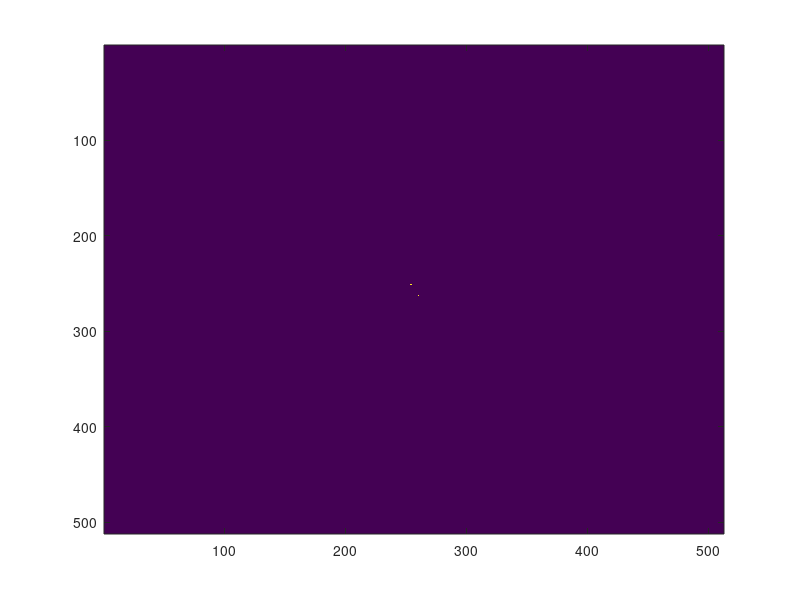

Write MATLAB code to recreate this figure.
close all;
clear all;

fx1 = 30;
fx2 = 17;
fx3 = 16;
fx4 = 11;
fx5 = 6;
fx6 = 3;

Fsx1 = 512;
Fsx2 = 512;
Tsx1 = 1/Fsx1;
Tsx2 = 1/Fsx2;

N1 = 512;
N2 = 512;

s = zeros(N1,N2);

for n1 = 1:N1
    for n2 = 1:N2
        s1(n1,n2) = (sin(2*pi*fx1*n1*Tsx1+2*pi*fx2*n2*Tsx2));
    end
end




for n1 = 1:N1
    for n2 = 1:N2
        s2(n1,n2) = (sin(2*pi*fx3*n1*Tsx1+2*pi*fx4*n2*Tsx2));

    end
end

for n1 = 1:N1
    for n2 = 1:N2
        s3(n1,n2) = (sin(2*pi*fx5*n1*Tsx1+2*pi*fx6*n2*Tsx2));

    end
end


s=s1+s2+s3;

h_img = fft2(s); %fft z org
inv_h = ifft2(h_img); %inwertowane fft
sh_img = fftshift(h_img); %oborcenie fft

sh1_img = sh_img; %zmienna do obroconego fft

% for n1 = 240:280
%     for n2 = 245:280
%     sh_img(n1, n2) = 0; 
%     end
% end
% 
% figure(3)
% sh2_img = abs(sh_img); 
% image(sh2_img);
% sh2_img = ifft(sh2_img);
% 
% % figure(4)
% % image(sh2_img)


sh3_img = sh_img; %obrocone fft

shh = zeros(512, 512); %macierz 0

for n1 = 250 : 265
    for n2 = 250 : 265
            shh(n1,n2) = sh1_img(n1, n2); %wysokie f=0
    end
end



image(abs(shh)*100000)

